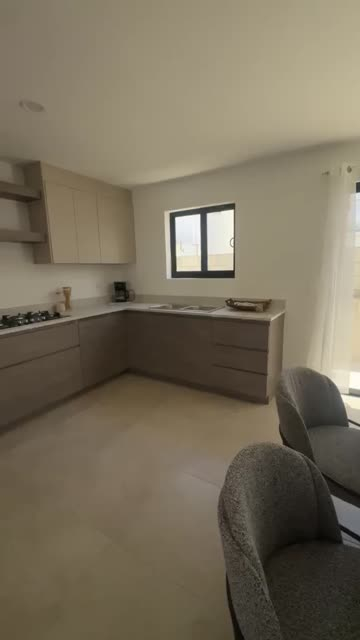
#> input picture VisionagenciaIAv2.0-main/clientes/Mariano/escenas_wa/04_12Aug_234115.jpg, 360 x 640 px; its folder holds 4 pictures in this run
$ python laminas.py ../escenas_wa/01_12Aug_203243.jpg
#> lines starting #> are read from the running program, lines starting #| are printed output that depends on the picture
"""Laminas de referencia: cada frame del recorrido real, etiquetado con el
punto de la spline 3D al que le toca."""
import glob, os, sys
from PIL import Image, ImageDraw, ImageFont

ESC = "/workspaces/visionagenciaIAv2.0/VisionagenciaIAv2.0-main/clientes/Mariano/escenas_wa"
SAL = sys.argv[1]
TTF = "/usr/share/fonts/truetype/dejavu/DejaVuSans-Bold.ttf"


def f(px): return ImageFont.truetype(TTF, px)


# (numero de escena, cuarto en el 3D, segundo del recorrido)
CATANIA = [
    ("10", "FACHADA", "t 0.0 s · establecimiento"),
    ("14", "ESCALERA", "t 7.9 y 23.5 s"),
    ("15", "SALA", "t 9.3 s · sala-comedor"),
    ("18", "ESTANCIA TV", "t 9.3 s · sala-comedor"),
    ("17", "ROOF GARDEN", "t 14.9 s · ya se ve el mar"),
    ("12", "RECAMARA PRINCIPAL",             "t 19.9 s"),
    ("11", "VESTIDOR",                       "t 21.0 s"),
    ("13", "RECAMARA ventanal", "t 25.0 s"),
    ("19", "SEGUNDA RECAMARA",               "t 25.0 s"),
    ("16", "JARDIN", "t 29.7 y 32.9 s"),
]
OTROS = [
    ("04", "COCINA (Siena)", "t 10.6 s · falta en Catania"),
    ("05", "BANO (Siena)", "t 21.0 s · mismo acabado"),
    ("07", "PASILLO (Siena)", "t 13.5 s · puerta-abre"),
    ("26", "ESCALERA (Brescia)",             "t 7.9 / 23.5 s"),
    ("27", "SALA (Brescia)",                 "t 9.3 s"),
    ("23", "AZOTEA / lavado", "t 27.8 s"),
    ("28", "FACHADA + MAR", "el remate, como se ve real"),
]


def lamina(items, titulo, salida, cols=5):
#> called with cols = 5
    W, H, PIE = 300, 534, 78
    filas = (len(items) + cols - 1) // cols
    im = Image.new("RGB", (W * cols, 92 + filas * (H + PIE)), (16, 16, 16))
#> im: PIL image 1500x1316 RGB; every value is 16
    d = ImageDraw.Draw(im)
    d.text((22, 22), titulo, fill=(255, 220, 0), font=f(38))
    d.text((22, 64), "numero = clip que mando Mariano · abajo, el punto del recorrido 3D",
           fill=(190, 190, 190), font=f(20))
#> pass 3 of the loop in lamina, `for i, (num, cuarto, cuando) in enumerate(items):`:
#> the loop made 10 passes; the first 3 are shown
    for i, (num, cuarto, cuando) in enumerate(items):
        arch = sorted(glob.glob(os.path.join(ESC, num + "_*.jpg")))
        if not arch:
            continue
        foto = Image.open(arch[0]).resize((W - 10, H - 10))
        x = (i % cols) * W + 5
        y = 92 + (i // cols) * (H + PIE) + 5
        im.paste(foto, (x, y))
        d.text((x + 10, y + 8), num, fill=(255, 230, 0), font=f(34),
               stroke_width=3, stroke_fill=(0, 0, 0))
        d.text((x, y + H), cuarto, fill=(255, 255, 255), font=f(19))
        d.text((x, y + H + 28), cuando, fill=(120, 220, 255), font=f(20))
    im.save(salida, quality=86)
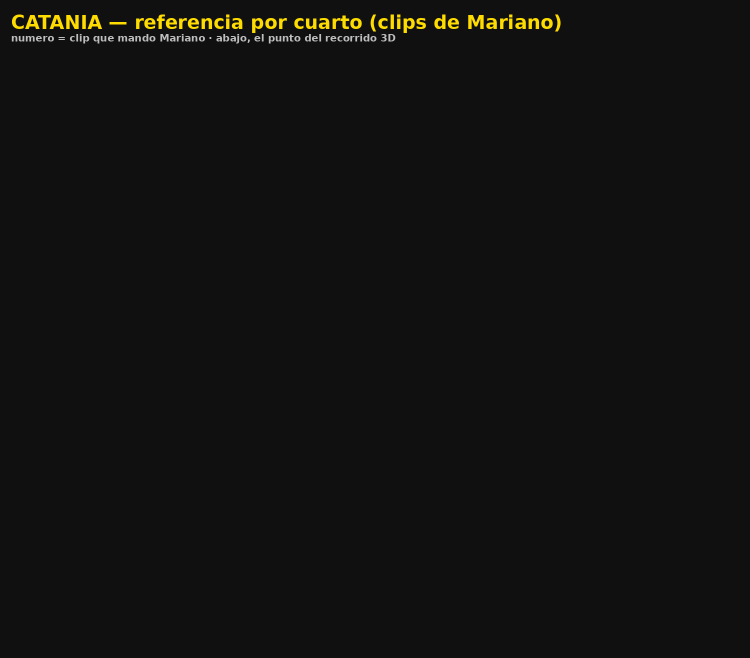
#> saved as ref_1_catania_por_cuarto.jpg: PIL image 1500x1316 RGB (shown at 1/2 size); mean R, G, B 17.9, 17.6, 16.3
    return salida, im.size


print(lamina(CATANIA, "CATANIA — referencia por cuarto (clips de Mariano)",
             SAL + "/ref_1_catania_por_cuarto.jpg"))
print(lamina(OTROS, "LO QUE FALTA EN CATANIA — otros modelos",
             SAL + "/ref_2_faltantes_otros_modelos.jpg", cols=4))
#> call 2 of lamina, with titulo = 'LO QUE FALTA EN CATANIA — otros modelos', cols = 4
#> in lamina (call 2), `im = Image.new("RGB", (W * cols, 92 + filas * (H + PIE)), (16, 16, 16))`: im: PIL image 1200x1316 RGB; every value is 16
#> in lamina (call 2), `im.paste(foto, (x, y))`:
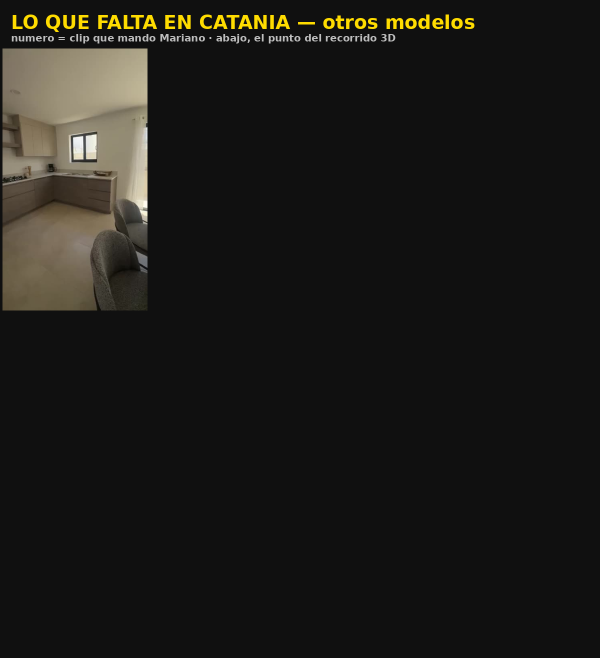
#> im: PIL image 1200x1316 RGB (shown at 1/2 size); mean R, G, B 28.1, 26.9, 23.6
#> pass 3 of the loop in lamina, `for i, (num, cuarto, cuando) in enumerate(items):`:
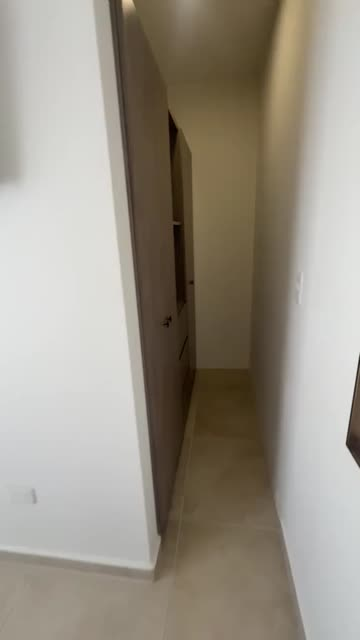
#> input picture VisionagenciaIAv2.0-main/clientes/Mariano/escenas_wa/07_12Aug_234131.jpg, 360 x 640 px
#> in lamina (call 2), `im.paste(foto, (x, y))`:
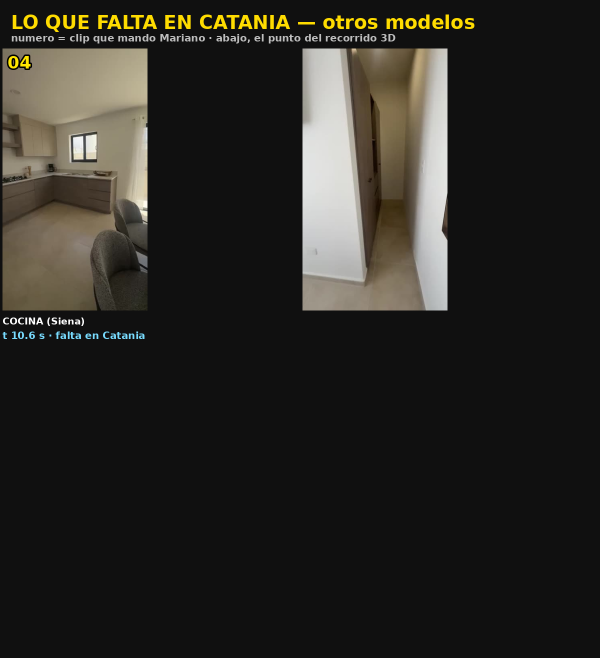
#> im: PIL image 1200x1316 RGB (shown at 1/2 size); mean R, G, B 41.7, 40, 35.4
#> the loop made 7 passes; the first 3 are shown
#> in lamina (call 2), `im.save(salida, quality=86)`:
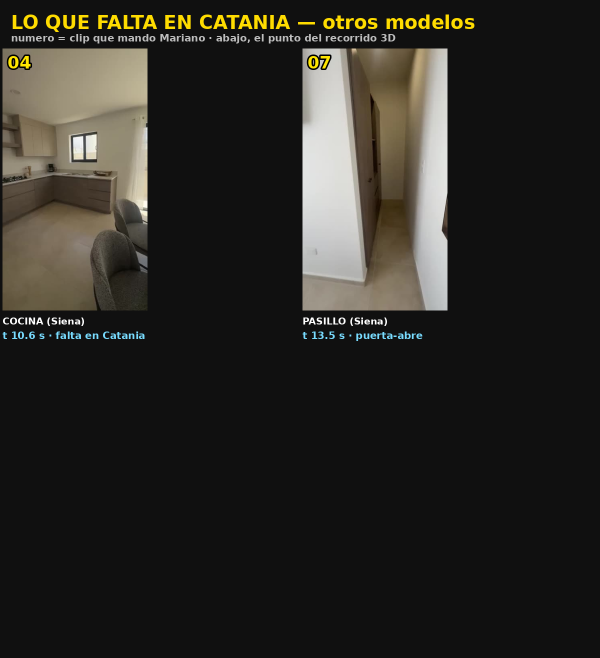
#> saved as ref_2_faltantes_otros_modelos.jpg: PIL image 1200x1316 RGB (shown at 1/2 size); mean R, G, B 41.9, 40.2, 35.6
